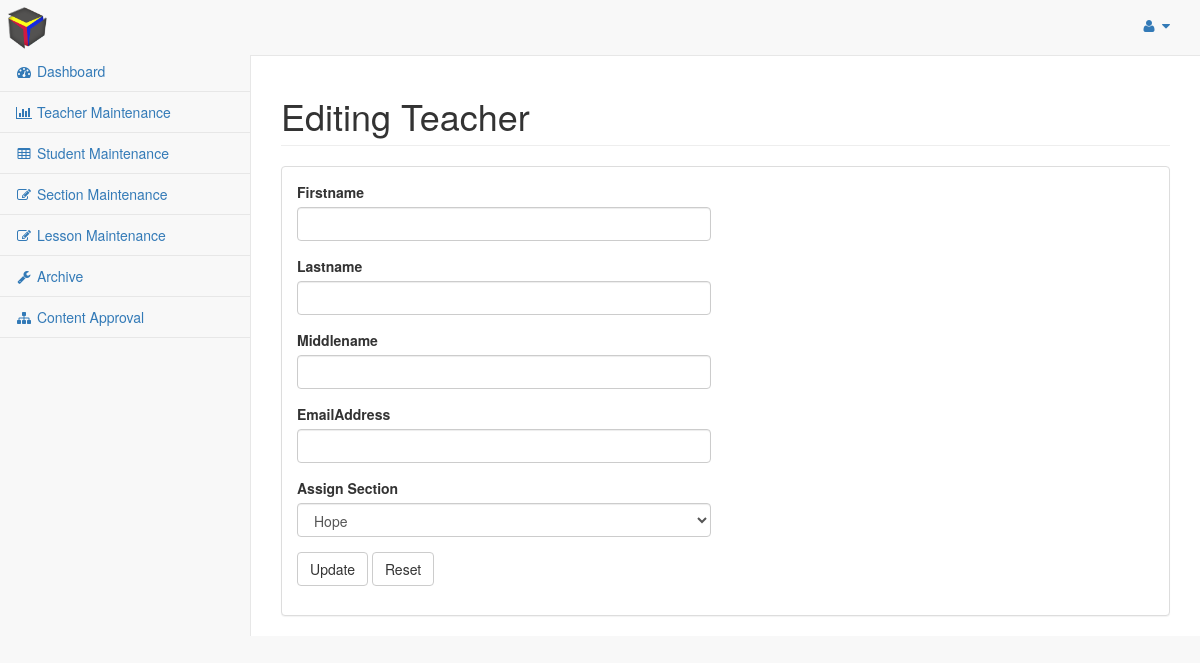
Page /admin/editteacher.php?TeacherID=15051501 on the earlier database version.
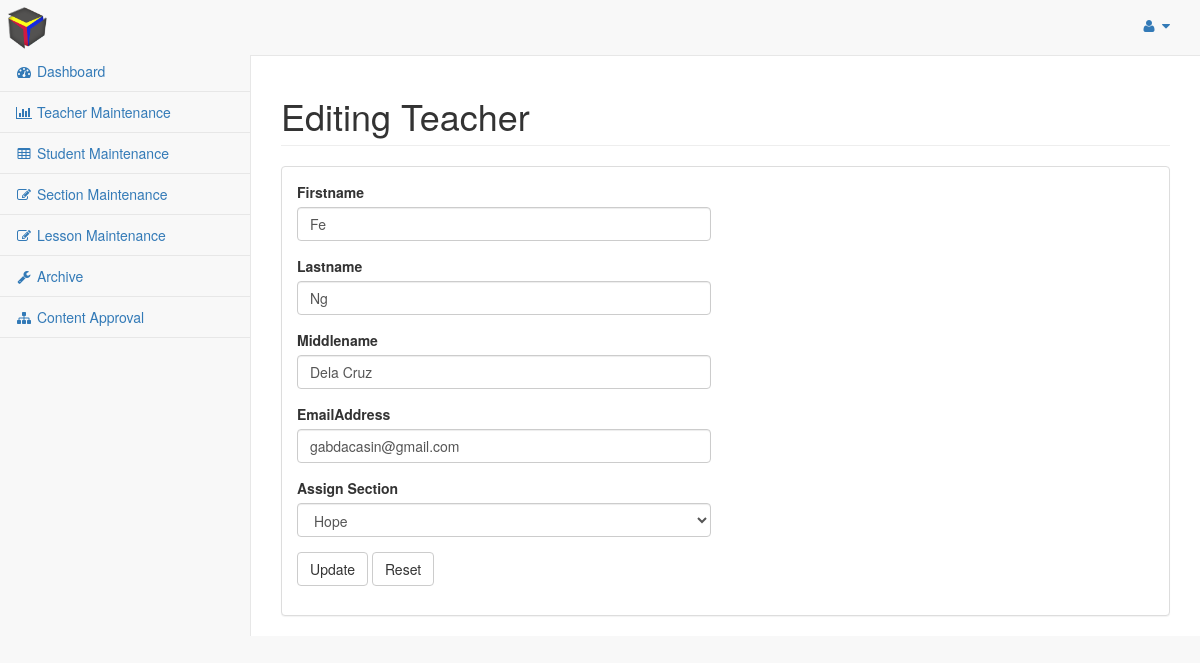
Same page on the later database version.
### tables this page shows
CREATE TABLE `teacher_login` (
  `TeacherID` int(10) NOT NULL AUTO_INCREMENT,
  `Username` varchar(20) NOT NULL,
  `Password` varchar(20) DEFAULT NULL,
  `Firstname` varchar(20) DEFAULT NULL,
  `Lastname` varchar(20) DEFAULT NULL,
  `Middlename` varchar(20) DEFAULT NULL,
  `TeacherImage` varchar(100) DEFAULT NULL,
  `Email` varchar(20) DEFAULT NULL,
  `Section` varchar(20) NOT NULL,
  `Active` varchar(255) DEFAULT NULL,
  PRIMARY KEY (`TeacherID`,`Username`,`Section`)
);

### admin/editteacher.php (the view, shortened to what this page needs)
<?php
$teachid = $_GET['TeacherID'];
$o = "SELECT TeacherID,Firstname,Lastname,Middlename,Email,Section from teacher_login where TeacherID = $teachid ";
$result = mysql_query($o);
    while($o = mysql_fetch_array($result)){
                $fname = $o['Firstname'];
                $lname = $o['Lastname'];
                $mname = $o['Middlename'];
                $email = $o['Email'];
            }
?>
<html lang="en">
<head>
    <link href="./bower_components/bootstrap/dist/css/bootstrap.min.css" rel="stylesheet">
    <link href="./bower_components/metisMenu/dist/metisMenu.min.css" rel="stylesheet">
    <link href="./dist/css/timeline.css" rel="stylesheet">
    <link href="./dist/css/sb-admin-2.css" rel="stylesheet">
    <link href="./bower_components/morrisjs/morris.css" rel="stylesheet">
    <link href="./bower_components/font-awesome/css/font-awesome.min.css" rel="stylesheet" type="text/css">
</head>
<body>
    <div id="wrapper">
        <nav class="navbar navbar-default navbar-static-top" role="navigation" style="margin-bottom: 0">
            <div class="navbar-header">
                <a href="index.php"><img src="../images/MathBox.png" height="55" width="55"></a>
            </div>
            <ul class="nav navbar-top-links navbar-right">
                <li class="dropdown">
                    <a class="dropdown-toggle" data-toggle="dropdown" href="#">
                        <i class="fa fa-user fa-fw"></i>  <i class="fa fa-caret-down"></i>
                    </a>
                </li>
            </ul>
            <div class="navbar-default sidebar" role="navigation">
                <div class="sidebar-nav navbar-collapse">
                    <ul class="nav" id="side-menu">
                        <li>
                            <a href="dashboard.php"><i class="fa fa-dashboard fa-fw"></i> Dashboard</a>
                        </li>
                        <li>
                            <a href="teachermaintenance.php"><i class="fa fa-bar-chart-o fa-fw"></i> Teacher Maintenance</a>
                        </li>
                        <li>
                            <a href="studentmaintenance.php"><i class="fa fa-table fa-fw"></i> Student Maintenance</a>
                        </li>
                        <li>
                            <a href="sectionmaintenance.php"><i class="fa fa-edit fa-fw"></i> Section Maintenance</a>
                        </li>
                        <li>
                            <a href="lessonmaintenance.php"><i class="fa fa-edit fa-fw"></i> Lesson Maintenance</a>
                        </li>
                        <li>
                            <a href="archive.php"><i class="fa fa-wrench fa-fw"></i> Archive</a>
                        </li>
                        <li>
                            <a href="contentapproval.php"><i class="fa fa-sitemap fa-fw"></i> Content Approval</a>
                        </li>
                    </ul>
                </div>
            </div>
        </nav>
                <div id="page-wrapper">
            <div class="row">
                <div class="col-lg-12">
                    <h1 class="page-header">Editing Teacher</h1>
                </div>
            </div>
            <div class="row">
                <div class="col-lg-12">
                    <div class="panel panel-default">
                        <div class="panel-body">
                            <div class="row">
                                <div class="col-lg-6">
                                    <form method="POST" action="editteacherexe.php">
                                        <div class="form-group">
                                            <label>Firstname</label>
                                            <input name="firstname" class="form-control" value="<?php echo $fname ?>">
                                        </div>
                                        <div class="form-group">
                                            <label>Lastname</label>
                                            <input name="lastname" class="form-control" value="<?php echo $lname ?>">
                                        </div>
                                        <div class="form-group">
                                            <label>Middlename</label>
                                            <input name="middlename" class="form-control" value="<?php echo $mname ?>">
                                        </div>
                                        <div class="form-group">
                                            <label>EmailAddress</label>
                                            <input name="email" class="form-control" value="<?php echo $email ?>">
                                        </div>
                                        <div class="form-group">
                                            <label>Assign Section</label>
                                            <select class="form-control" name="section">
                                                <?php
                                                    $qry = "SELECT Section from tblsection";
                                                    $rsl = mysql_query($qry);
                                                    while($qry = mysql_fetch_array($rsl)){
                                                        $Section = $qry['Section'];
                                                        ?>
                                                <option>
                                                    <?php echo $Section; ?>
                                                </option>
                                                        <?php
                                                    }
                                                ?>
                                            </select>
                                        </div>
                                        <button type="submit" name="submit" class="btn btn-default">Update</button>
                                        <button type="reset" class="btn btn-default">Reset</button>
                                    </form>
                                </div>
                            </div>
                    </div>
                </div>
            </div>
        </div>
    </div>
    </div>
</body>
</html>

Differences in the rows shown:
added teacher_login: firstname "Fe", lastname "Ng", middlename "Dela Cruz", email "gabdacasin@gmail.com"
